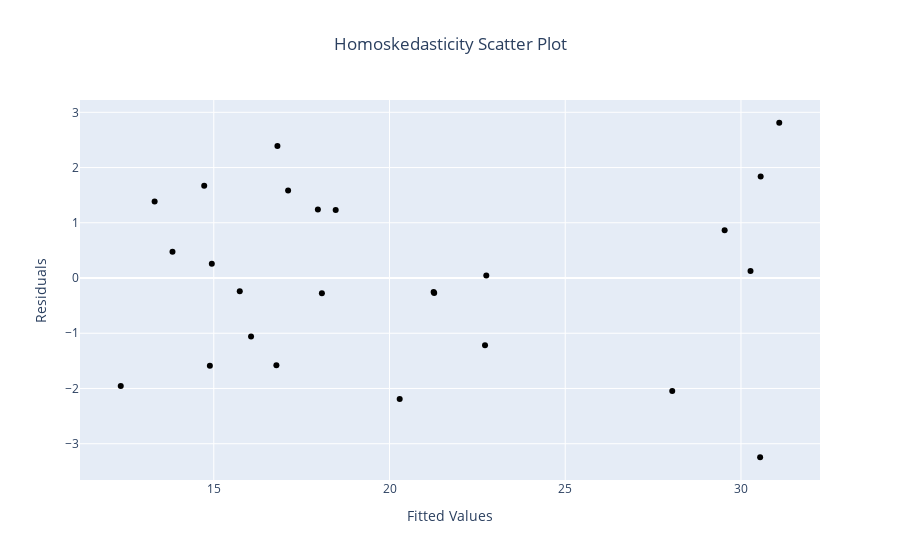

The cell this chart's notebook holds for it:
### Markdown cell above
## Homoskedastisitas Residual

### Code cell
homos_variance_data = go.Scatter(
    x = model[0].fittedvalues,
    y = model[0].resid,
    mode = 'markers', 
    marker = {'color' : 'black'}
)

layout = {
    'title' : {
        'text' : 'Homoskedasticity Scatter Plot',
        'x' : 0.5
    },
    'xaxis' : {
        'title' : 'Fitted Values'
    },
    'yaxis' : {
        'title' : 'Residuals'
    }
}

fig = go.Figure(data = homos_variance_data, layout = layout)

fig.show()

### Figure 1 — Plotly figure (JSON) as saved in the notebook; plotly's stock layout.template omitted (floating-point values rounded to 4 significant figures)
{"data": [{"marker": {"color": "black"}, "mode": "markers", "type": "scatter", "x": [30.55, 14.89, 30.56, 16.78, 22.75, 17.11, 16.81, 14.94, 18.47, 30.27, 18.08, 17.96, 22.72, 28.04, 31.09, 15.74, 13.32, 21.25, 14.73, 29.54, 20.29, 21.27, 16.06, 12.35, 13.83], "y": [-3.245, -1.589, 1.84, -1.581, 0.04636, 1.586, 2.389, 0.2562, 1.232, 0.1288, -0.2761, 1.238, -1.218, -2.044, 2.811, -0.2393, 1.383, -0.2545, 1.672, 0.8645, -2.19, -0.2714, -1.06, -1.953, 0.4749]}], "layout": {"title": {"text": "Homoskedasticity Scatter Plot", "x": 0.5}, "xaxis": {"title": {"text": "Fitted Values"}}, "yaxis": {"title": {"text": "Residuals"}}}}
